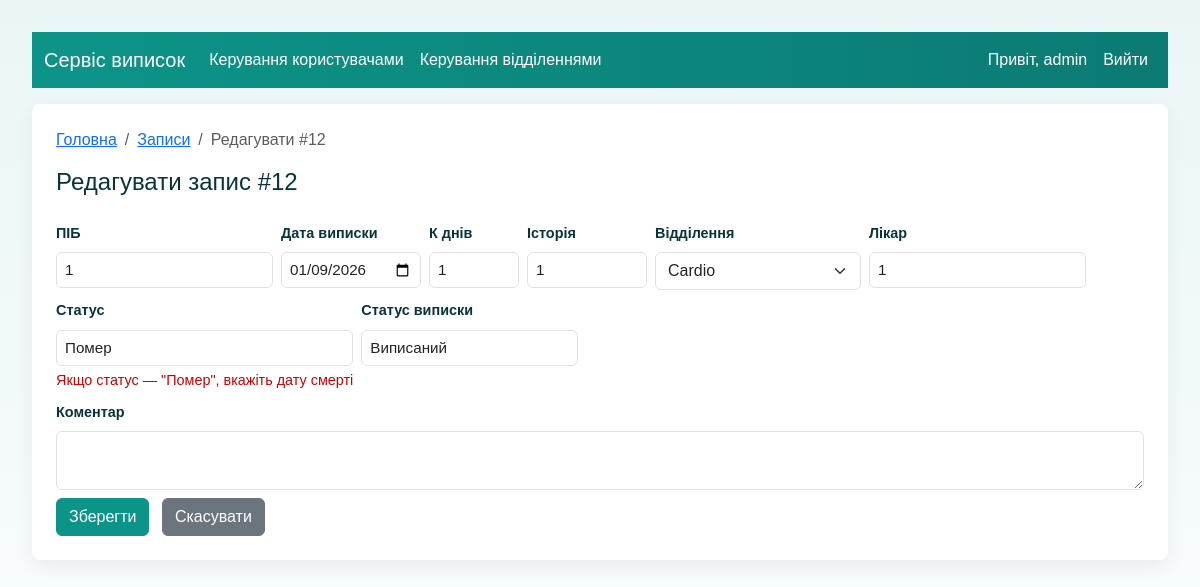
Screenshot of /records/12/edit?discharge_status=&treating_physician=&history= (signed in) with the database file from the repository.
### models.py (models this page shows, shortened)
class User(UserMixin, db.Model):
    __tablename__ = 'users'
    id = db.Column(db.Integer, primary_key=True)
    username = db.Column(db.String(80), unique=True, nullable=False)
    password_hash = db.Column(db.String(128), nullable=False)
    role = db.Column(db.String(20), nullable=False, default='operator')  # operator/editor/admin
    records = db.relationship('Record', backref='creator', lazy=True)

class Record(db.Model):
    __tablename__ = 'records'
    id = db.Column(db.Integer, primary_key=True)
    date_of_discharge = db.Column(db.Date, nullable=True)  # "дата_виписки"
    full_name = db.Column(db.String(200), nullable=False)  # "ПІБ"
    discharge_department = db.Column(db.String(200), nullable=True)  # "відділення_виписки"
    treating_physician = db.Column(db.String(200), nullable=True)  # "лікуючий_лікар"
    history = db.Column(db.Text, nullable=True)  # "історія"
    k_days = db.Column(db.Integer, nullable=True)  # "к_днів"
    discharge_status = db.Column(db.String(200), nullable=True)  # "статус_виписки"
    status = db.Column(db.String(200), nullable=True)
    date_of_death = db.Column(db.Date, nullable=True)  # "дата_смерті"
    comment = db.Column(db.Text, nullable=True)  # "коментар"
    created_by = db.Column(db.Integer, db.ForeignKey('users.id'), nullable=True)
    created_at = db.Column(db.DateTime, default=datetime.utcnow)

class Department(db.Model):
    __tablename__ = 'departments'
    id = db.Column(db.Integer, primary_key=True)
    name = db.Column(db.String(200), nullable=False, unique=True)
    created_at = db.Column(db.DateTime, default=datetime.utcnow)

### app.py (the view, shortened to what this page needs)
    @app.route('/records/<int:record_id>/edit', methods=['GET', 'POST'])
    @role_required('editor')
    def edit_record(record_id):
        r = Record.query.get_or_404(record_id)
        departments = Department.query.order_by(Department.name).all()
        return render_template('edit_record.html', r=r, selected_status=request.args.get('discharge_status', ''), selected_physician=request.args.get('treating_physician', ''), history_q=request.args.get('history', ''), departments=departments)

### templates/edit_record.html (shortened to what this page needs)
{% extends "base.html" %}
{% block breadcrumbs %}
  <li class="breadcrumb-item"><a href="{{ url_for('index') }}">Записи</a></li>
  <li class="breadcrumb-item active" aria-current="page">Редагувати #{{ r.id }}</li>
{% endblock %}
{% block content %}
  <h1 class="h4">Редагувати запис #{{ r.id }}</h1>
  <form method="post" class="mt-3 row g-2 form-compact">
    <div class="col-auto">
      <label class="form-label">ПІБ</label>
      <input class="form-control input-name" name="full_name" value="{{ r.full_name }}" maxlength="50" required>
    </div>
    <div class="col-auto">
      <label class="form-label">Дата виписки</label>
      <input class="form-control date-input" name="date_of_discharge" type="date" value="{{ r.date_of_discharge.strftime('%Y-%m-%d') if r.date_of_discharge else '' }}" required>
    </div>
    <div class="col-auto">
      <label class="form-label">К днів</label>
      <input class="form-control input-xsmall" name="k_days" type="number" min="0" value="{{ r.k_days or 0 }}" required>
    </div>
    <div class="col-auto">
      <label class="form-label">Історія</label>
      <input class="form-control input-history" name="history" maxlength="6" value="{{ r.history or '' }}" required>
    </div>
    <div class="col-auto">
      <label class="form-label">Відділення</label>
      <select class="form-select input-medium" name="discharge_department" required>
        {% for d in departments %}
          <option value="{{ d.name }}" {% if d.name == (r.discharge_department or '') %}selected{% endif %}>{{ d.name }}</option>
        {% endfor %}
      </select>
    </div>
    <div class="col-auto">
      <label class="form-label">Лікар</label>
      <input class="form-control input-medium" name="treating_physician" value="{{ r.treating_physician or '' }}" required>
    </div>
    <div class="col-auto">
      <label class="form-label">Статус</label>
      <input id="status" class="form-control input-medium" name="status" value="{{ r.status or '' }}">
      <div class="required-note" id="death-note" style="display:none;">Якщо статус — "Помер", вкажіть дату смерті</div>
    </div>
    <div class="col-auto">
      <label class="form-label">Статус виписки</label>
      <input class="form-control input-medium" name="discharge_status" value="{{ r.discharge_status or '' }}" required>
    </div>
    <div class="col-12">
      <label class="form-label">Коментар</label>
      <textarea class="form-control" name="comment" rows="2">{{ r.comment or '' }}</textarea>
    </div>
    <div class="col-12">
      <button class="btn btn-primary" type="submit">Зберегти</button>
      <a class="btn btn-secondary ms-2" href="{{ url_for('index') }}">Скасувати</a>
    </div>
  </form>
{% endblock %}

### templates/base.html (shortened to what this page needs)
<!doctype html>
<html lang="uk">
<head>
  <link href="https://cdn.jsdelivr.net/npm/bootstrap@5.3.0/dist/css/bootstrap.min.css" rel="stylesheet">
  <link rel="stylesheet" href="{{ url_for('static', filename='style.css') }}">
</head>
<body>
  <nav class="navbar navbar-expand-lg navbar-dark navbar-medical mb-3">
    <div class="container-fluid">
      <a class="navbar-brand" href="{{ url_for('index') }}">Сервіс виписок</a>
      <div class="collapse navbar-collapse">
        <ul class="navbar-nav me-auto mb-2 mb-lg-0">
          {% if current_user.is_authenticated %}
            {% if current_user.role == 'admin' %}
              <li class="nav-item"><a class="nav-link" href="{{ url_for('admin_users') }}">Керування користувачами</a></li>
              <li class="nav-item"><a class="nav-link" href="{{ url_for('admin_departments') }}">Керування відділеннями</a></li>
            {% endif %}
          {% endif %}
        </ul>
        <ul class="navbar-nav ms-auto">
          {% if current_user.is_authenticated %}
            <li class="nav-item nav-link">Привіт, {{ current_user.username }}</li>
            <li class="nav-item"><a class="nav-link" href="{{ url_for('logout') }}">Вийти</a></li>
          {% endif %}
        </ul>
      </div>
    </div>
  </nav>
  <div class="container">
    <nav aria-label="breadcrumb">
      <ol class="breadcrumb">
        <li class="breadcrumb-item"><a href="{{ url_for('index') }}">Головна</a></li>
        {% block breadcrumbs %}{% endblock %}
      </ol>
    </nav>
    {% block content %}{% endblock %}
  </div>
</body>
</html>

### static/style.css (style rules this page uses)
body { font-family: Arial, sans-serif; margin: 2rem; background: #f7f7f7; }
.container { background: #fff; padding: 1.5rem; border-radius: 6px; box-shadow: 0 2px 6px rgba(0,0,0,0.06); }
.required-note { color:#c00; font-size:0.9rem; margin-top:0.25rem; }
body { background: linear-gradient(180deg, #eaf6f6 0%, #f7fbfd 100%); color: #08343a; }
.navbar-medical { background: linear-gradient(90deg,#0d9488,#0b7b74); }
.navbar-medical .navbar-brand, .navbar-medical .nav-link { color: #fff !important; }
.container { background: #ffffff; padding: 1.5rem; border-radius: 8px; box-shadow: 0 6px 18px rgba(10,20,20,0.06); }
.form-compact .form-control { padding: .35rem .5rem; font-size: .95rem; }
.form-compact .form-label { font-size: .9rem; font-weight:600; }
.input-xsmall { max-width: 90px; }
.input-medium { max-width: 320px; }
.input-name { max-width: 520px; }
.input-history { max-width: 120px; }
.date-input { max-width: 140px; }
.btn-primary { background-color: #0d9488; border-color: #0d9488; }

### rows the page displays
User: username "admin"
Record: id "12", full_name "1", date_of_discharge "01/09/2026", k_days "1", history "1", discharge_department "Cardio", treating_physician "1", status "Помер", discharge_status "Виписаний"
